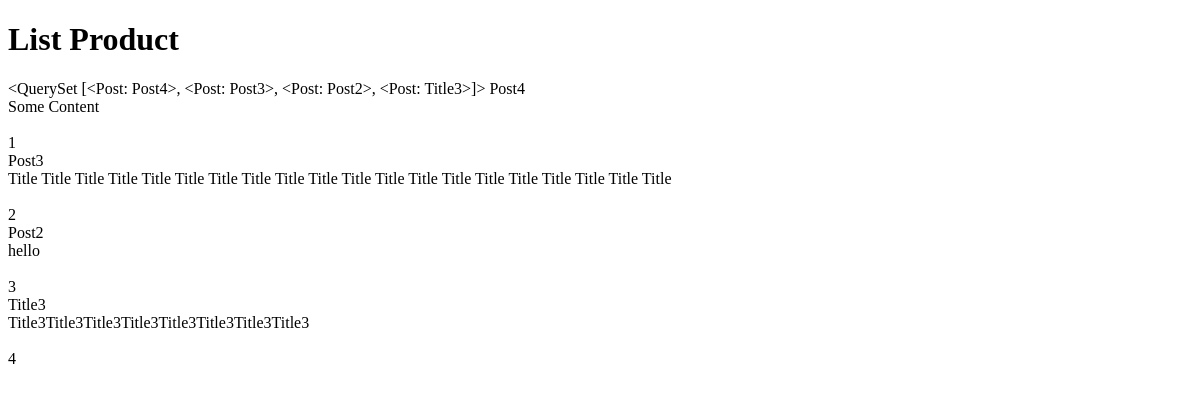
/posts/, run on an earlier commit of the app's database.
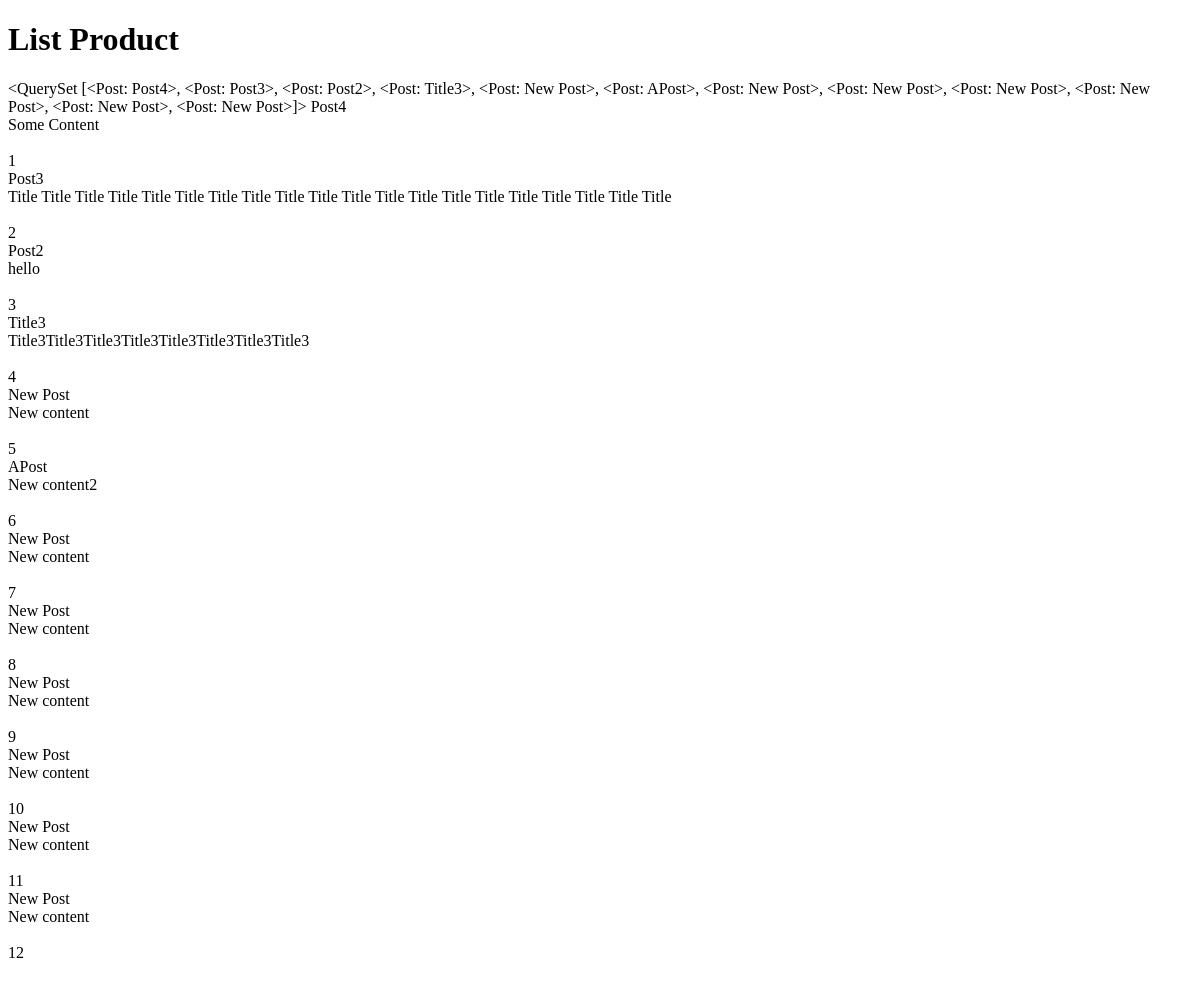
And on a later commit of the database.
### posts/models.py (models this page shows, shortened)
class Post(models.Model):
    title = models.CharField(max_length=120)
    content = models.TextField()
    updated = models.DateTimeField(auto_now=True, auto_now_add=False)
    timestamp = models.DateTimeField(auto_now=False, auto_now_add=True)
    def __str__(self):
        return self.title

### posts/views.py (the view)
def post_list(request):
    print settings.BASE_DIR
    queryset = Post.objects.all()
    context = {
        "title": "List",
        "object_list":  queryset,
    }
    return render(request, "index.html", context)

### templates/index.html (shortened to what this page needs)
<!DOCTYPE html>
<html lang="en">
<head>
</head>
<body>
    <H1> {{ title }}  Product </H1>
    {{ object_list }}
    {% for obj in object_list %}
    {{ obj.title }} <br/>
    {{ obj.content }} <br/>
    {{ obj.update }} <br/>
    {{ obj.id }} <br/>
    {% endfor %} <br/>
</body>
</html>

What changed in the data, as far as the page shows it:
computed for Post "Post4": title.title "<QuerySet [<Post: Post4>, <Post: Post3>, <Post: Post2>, <Post: Title3>]>" → "…Post3>, <Post: Post2>, <Post: Title3>, <Post: New Post>, <Post: APost>, <Post: New Post>, <Post: New Post>, <Post: New Post>, <Post: New Post>, <Post: New Post>, <Post: New Post>]>"
added Post: title "New Post", content "New content", id "5"
added Post: title "APost", content "New content2", id "6"
added Post: title "New Post", content "New content", id "7"
added Post: title "New Post", content "New content", id "8"
added Post: title "New Post", content "New content", id "9"
added Post: title "New Post", content "New content", id "10"
added Post: title "New Post", content "New content", id "11"
added Post: title "New Post", content "New content", id "12"
